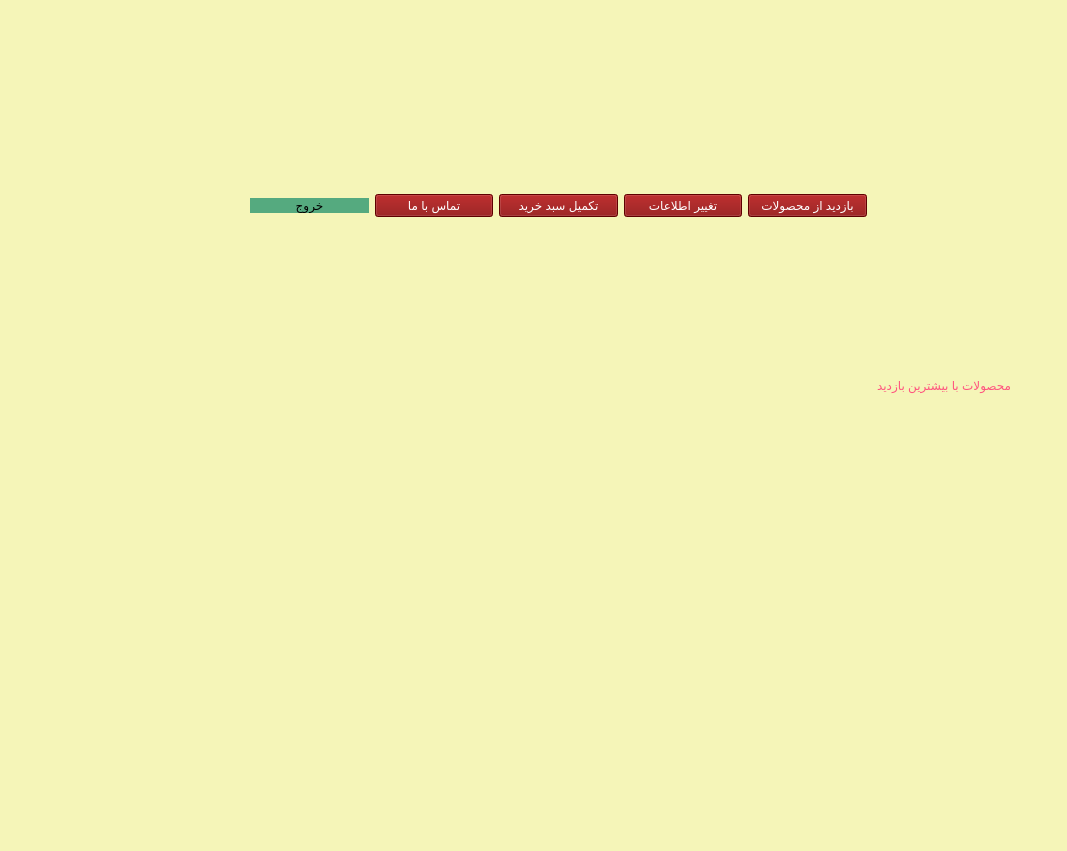
<?xml version="1.0" encoding="UTF-8"?>
<ui version="4.0">
 <class>mainWindow</class>
 <widget class="QDialog" name="mainWindow">
  <property name="geometry">
   <rect>
    <x>0</x>
    <y>0</y>
    <width>1067</width>
    <height>851</height>
   </rect>
  </property>
  <property name="windowTitle">
   <string>Dialog</string>
  </property>
  <property name="styleSheet">
   <string notr="true">#mainWindow{
background-color : rgb(245, 245, 184);
}</string>
  </property>
  <widget class="QWidget" name="widget" native="true">
   <property name="geometry">
    <rect>
     <x>10</x>
     <y>10</y>
     <width>1041</width>
     <height>271</height>
    </rect>
   </property>
   <property name="styleSheet">
    <string notr="true"/>
   </property>
   <widget class="QLabel" name="WELCOME">
    <property name="geometry">
     <rect>
      <x>20</x>
      <y>30</y>
      <width>301</width>
      <height>61</height>
     </rect>
    </property>
    <property name="styleSheet">
     <string notr="true">font: 14pt &quot;MV Boli&quot;;</string>
    </property>
    <property name="text">
     <string/>
    </property>
   </widget>
   <widget class="QLabel" name="label">
    <property name="geometry">
     <rect>
      <x>440</x>
      <y>-20</y>
      <width>161</width>
      <height>131</height>
     </rect>
    </property>
    <property name="text">
     <string/>
    </property>
    <property name="pixmap">
     <pixmap>../images/Screenshot_2023-07-18_at_17-02-11_Logo_Maker_App_Get_Your_Own_Logo_Design_for_Free-removebg-preview.png</pixmap>
    </property>
    <property name="scaledContents">
     <bool>true</bool>
    </property>
   </widget>
   <widget class="QWidget" name="horizontalLayoutWidget">
    <property name="geometry">
     <rect>
      <x>240</x>
      <y>120</y>
      <width>617</width>
      <height>151</height>
     </rect>
    </property>
    <layout class="QHBoxLayout" name="horizontalLayout">
     <item>
      <widget class="QPushButton" name="BACKTOLOGIN">
       <property name="styleSheet">
        <string notr="true">cursor:pointer;
background-color: rgb(255, 255, 255);
font: 14pt &quot;MV Boli&quot;;
background-color: rgb(85, 170, 127);
border-radius:40%;</string>
       </property>
       <property name="text">
        <string>خروج</string>
       </property>
      </widget>
     </item>
     <item>
      <widget class="QPushButton" name="CONTACTUS">
       <property name="styleSheet">
        <string notr="true">color: rgb(255, 255, 255);
font: 12pt &quot;MS Shell Dlg 2&quot;;
background-color: rgb(132, 0, 0);</string>
       </property>
       <property name="text">
        <string>تماس با ما</string>
       </property>
      </widget>
     </item>
     <item>
      <widget class="QPushButton" name="COMPLETEBUY">
       <property name="styleSheet">
        <string notr="true">color: rgb(255, 255, 255);
font: 12pt &quot;MS Shell Dlg 2&quot;;
background-color: rgb(132, 0, 0);
</string>
       </property>
       <property name="text">
        <string>تکمیل سبد خرید</string>
       </property>
      </widget>
     </item>
     <item>
      <widget class="QPushButton" name="CHANGEINFO">
       <property name="styleSheet">
        <string notr="true">color: rgb(255, 255, 255);
font: 12pt &quot;MS Shell Dlg 2&quot;;
background-color: rgb(132, 0, 0);
</string>
       </property>
       <property name="text">
        <string>تغییر اطلاعات</string>
       </property>
      </widget>
     </item>
     <item>
      <widget class="QPushButton" name="OPENSTORE">
       <property name="styleSheet">
        <string notr="true">color: rgb(255, 255, 255);
font: 12pt &quot;MS Shell Dlg 2&quot;;
background-color: rgb(132, 0, 0);</string>
       </property>
       <property name="text">
        <string>بازدید از محصولات</string>
       </property>
      </widget>
     </item>
    </layout>
   </widget>
  </widget>
  <widget class="QLabel" name="label_4">
   <property name="geometry">
    <rect>
     <x>780</x>
     <y>340</y>
     <width>231</width>
     <height>91</height>
    </rect>
   </property>
   <property name="styleSheet">
    <string notr="true">color: rgb(255, 85, 127);
font: 12pt &quot;MS Shell Dlg 2&quot;;</string>
   </property>
   <property name="text">
    <string>محصولات با بیشترین بازدید</string>
   </property>
  </widget>
 </widget>
 <resources/>
 <connections/>
</ui>
